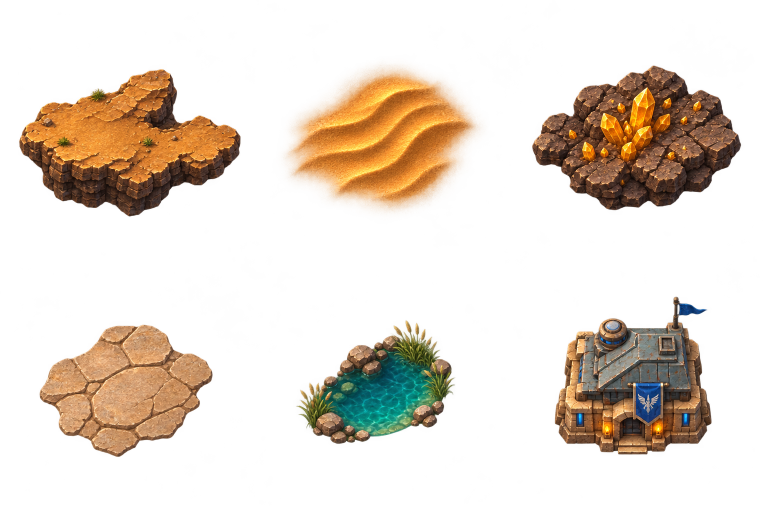
#> input picture assets/source_inputs/rts/desert_proof/terrain_kit.png, 1536 x 1024 px (shown at 1/2 size); its folder holds 4 pictures in this run
$ python make_rts_desert_proof.py
#> lines starting #> are read from the running program, lines starting #| are printed output that depends on the picture
### tools/python/smooth_texture.py
"""Process an AI-generated texture the high-resolution way, for comparison with pixel_snap.py.

This is the procedure Antigravity used for the ChatGPT cobbles and the sandstone on the Trellis boulders
(build_chatgpt_cobble.py, build_chatgpt_sandstone.py), generalised to every texture role:
  1. resize to 1024 on the long side (Lanczos), keeping the aspect ratio,
  2. make it tile with a narrow cosine cross-fade on both axes (albedo and height share the same cut),
  3. derive a normal map from the height image (macro relief) plus high-passed luminance (micro grit),
     and for the cobbles and boulders an ORM map (cavity AO, roughness, rim),
  4. write to assets/textures/pixel_ab/<set>/ (default hr) with a manifest in metres.
The A/B scene shows these sets with key 5: the scene's own shaders with smooth (linear, mipmapped)
filtering, the same surfaces, and by default the same metres as the pixel_snap version of the same
image, so the procedure is the only difference.

  C:/Python312/python.exe tools/python/smooth_texture.py cobble path/to/gpt_cobble.png --height path/to/gpt_cobble_height.png --set hr_gpt
  C:/Python312/python.exe tools/python/smooth_texture.py strata path/to/gpt_strata.png --metres 2 1
"""
import argparse
import json
import sys
from datetime import datetime, timezone
from pathlib import Path

import cv2
import numpy as np
from PIL import Image

sys.path.insert(0, str(Path(__file__).resolve().parent))
from pixel_snap import IMPORT_STUB, ROLES, SETS, seam_ratio  # noqa: E402

PREVIEWS = Path(__file__).resolve().parents[2] / "tmp" / "smooth_texture"
LONG_SIDE = 1024
# Relief depth in metres for the height image and the luminance grit (Antigravity's values).
MACRO_DEPTH, MICRO_DEPTH = 0.030, 0.008


def cosine_wrap(arrays: list, margin: int, axis: int) -> list:
    """Cross-fade the last `margin` rows (axis 0) or columns (axis 1) into the first, so the image tiles."""
    out = []
    for a in arrays:
        a = np.moveaxis(a, axis, 0)
        n = a.shape[0]
        t = 0.5 - 0.5 * np.cos(np.pi * np.linspace(0.0, 1.0, margin, dtype=np.float32))
        t = t.reshape((margin,) + (1,) * (a.ndim - 1))
        seam = a[n - margin:] * (1.0 - t) + a[:margin] * t
        tiled = np.concatenate([seam, a[margin:n - margin]], axis=0)
        size = (a.shape[1], n)  # cv2 takes (width, height)
        tiled = cv2.resize(tiled, size, interpolation=cv2.INTER_LANCZOS4)
        out.append(np.moveaxis(tiled, 0, axis))
    return out


# [100 lines left out: functions pixel_metres, save_png, main, not called in this run]


# [2 lines that do not run on import are left out]

### tools/python/rts_palette.py
"""Extract the RTS desert palette from the Mission 1 reference image.

    C:/Python312/python.exe tools/python/rts_palette.py [--colors 48]

Clusters the reference's colours (k-means in Lab, frame trimmed off) into a fixed palette and
writes, to assets/textures/rts/:
  palette_desert.json   the colours as hex, darkest first (tools read this)
  palette_desert.png    swatches, 12 per row, for people
and render_captures/rts_style/reference_palette_check.png: the reference redrawn with only these
colours, to confirm the palette is enough.
Also prints the measured sand, crest, trough, road and rock colours used by the style test.
"""
from pathlib import Path
import argparse
import json

import cv2
import numpy as np
from PIL import Image

ROOT = Path(__file__).resolve().parents[2]
REF = ROOT / "docs" / "references" / "rts_mission1_desert_red.webp"
OUT_DIR = ROOT / "assets" / "textures" / "rts"
CHECK_DIR = ROOT / "render_captures" / "rts_style"
TRIM = 10  # the gold frame and corner logo


def to_lab(rgb: np.ndarray) -> np.ndarray:
    return cv2.cvtColor(rgb.reshape(-1, 1, 3).astype(np.uint8), cv2.COLOR_RGB2LAB).reshape(-1, 3).astype(np.float32)


def map_to_palette(rgb: np.ndarray, palette: np.ndarray) -> np.ndarray:
    """Nearest palette colour (in Lab) for every pixel of an HxWx3 uint8 image."""
    lab = to_lab(rgb)
    pal_lab = to_lab(palette)
    idx = np.empty(len(lab), np.int32)
    for start in range(0, len(lab), 200_000):
        chunk = lab[start:start + 200_000]
        idx[start:start + 200_000] = np.argmin(((chunk[:, None, :] - pal_lab[None]) ** 2).sum(-1), axis=1)
    return palette[idx].reshape(rgb.shape)


def load_palette() -> np.ndarray:
    data = json.loads((OUT_DIR / "palette_desert.json").read_text())
    return np.array([[int(h[i:i + 2], 16) for i in (1, 3, 5)] for h in data["colors"]], np.uint8)


# [48 lines left out: function main, not called in this run]


# [2 lines that do not run on import are left out]

### tools/python/make_rts_desert_proof.py
"""Extract the reusable painted modules and their pixel treatments from the source sheets."""
from pathlib import Path

import cv2
import numpy as np
from PIL import Image, ImageColor, ImageFilter

import rts_palette
from smooth_texture import cosine_wrap

ROOT = Path(__file__).resolve().parents[2]
SRC = ROOT / "assets/source_inputs/rts/desert_proof"
OUT = ROOT / "assets/textures/rts/desert_proof"
SAND = "bc804a cd9457 d9a365 e6b77a f1cd91"
STONE = "684532 8a6143 ab805b be9872 d3af88 e9c5a0"
ROCK = "35292a 493333 5e4236 77513b 94643e b4814c ca9a60 edb877"
AMBER = "af6519 de8c24 f4b541 ffdf84"
WATER = "183d46 1b5a63 247e84 3b9a96 6cb5a1 575130 73703d 979450"
BLUE = "273847 405867 627987 9cb5b8 28568a 427ab4"


def seam(image, y_axis=True):
    pixels = np.asarray(image, dtype=np.float32)
    mixed = cosine_wrap([pixels], 25, 1)
    if y_axis:
        mixed = cosine_wrap(mixed, 25, 0)
    return Image.fromarray(np.clip(mixed[0], 0, 255).astype(np.uint8))


def pixel_art(image, size, palette, soft_alpha=False):
    small = image.resize(size, Image.Resampling.BOX)
    data = np.array(small)
    rgb = cv2.bilateralFilter(data[..., :3].copy(), 5, 17, 1.4)
    colors = np.array([ImageColor.getrgb("#" + hex_color) for hex_color in palette.split()], np.uint8)
    quantized = rts_palette.map_to_palette(rgb, colors)
    if data.shape[2] == 4:
        alpha = np.digitize(data[..., 3], [48, 128, 208]).astype(np.uint8) * 85 if soft_alpha else (
            (data[..., 3] >= 118).astype(np.uint8) * 255)
        quantized = np.dstack((quantized, alpha))
    return Image.fromarray(quantized)


def save_pair(name, image, pixel_size, palette, soft_alpha=False):
    hd_size = tuple(2 * side for side in pixel_size)
    image.resize(hd_size, Image.Resampling.LANCZOS).save(OUT / f"{name}_hd.png")
    pixel_art(image, pixel_size, palette, soft_alpha).save(OUT / f"{name}_pixel.png")


def extract(atlas, index):
    column, row = index % 3, index // 3
    cell = atlas.crop((column * 512, row * 512, (column + 1) * 512, (row + 1) * 512))
    alpha = cell.getchannel("A")
    box = alpha.point(lambda v: 255 if v >= 25 else 0).getbbox()
    bounds = tuple(max(0, x - 3) if i < 2 else min(512, x + 3) for i, x in enumerate(box))
    image = cell.crop(bounds)
    alpha = image.getchannel("A").point(lambda v: 0 if v < 9 else v)
    image.putalpha(alpha)
    return image


def paving_texture(atlas):
    stone = atlas.crop((146, 734, 358, 833)).convert("RGB").resize((244, 144), Image.Resampling.LANCZOS)
    stone = seam(stone, y_axis=False).convert("RGBA")
    y, x = np.mgrid[0:144, 0:244].astype(np.float32)
    nibble = 2.5 * np.sin(x * 2.0 * np.pi / 61.0) + 1.5 * np.sin(x * 2.0 * np.pi / 12.2)
    edge = np.minimum(y + nibble, 143.0 - y - nibble)
    stone.putalpha(Image.fromarray((np.clip(edge / 10.0, 0, 1) * 255).astype(np.uint8)))
    return stone


def shadow_textures():
    for suffix, size in [("hd", 256), ("pixel", 96)]:
        y, x = np.mgrid[0:size, 0:size].astype(np.float32)
        distance = np.hypot(x + 0.5 - size * 0.5, y + 0.5 - size * 0.5) / (size * 0.5)
        t = np.clip((distance - 0.22) / 0.78, 0, 1)
        opacity = 1.0 - t * t * (3.0 - 2.0 * t)
        if suffix == "pixel":
            opacity = np.rint(opacity * 4) / 4
        rgba = np.zeros((size, size, 4), dtype=np.uint8)
        rgba[..., :3] = (78, 48, 45)
        rgba[..., 3] = np.rint(opacity * 255).astype(np.uint8)
        Image.fromarray(rgba).save(OUT / f"shadow_{suffix}.png")


def main():
    OUT.mkdir(parents=True, exist_ok=True)
    atlas = Image.open(SRC / "terrain_kit.png").convert("RGBA")
#> atlas is the input picture: PIL image 1536x1024 RGBA; mean R, G, B, A 83.4, 59.1, 34.5, 62.8
    sand = Image.open(SRC / "sand.png").convert("RGB").resize((576, 576), Image.Resampling.LANCZOS)
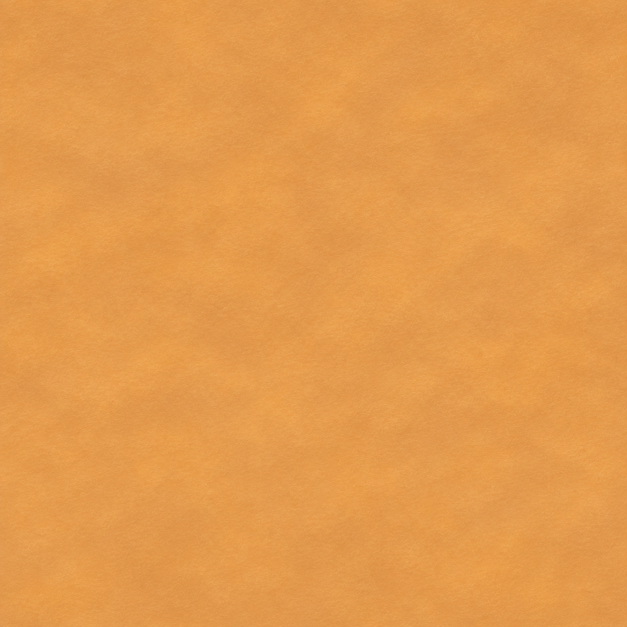
#> input picture assets/source_inputs/rts/desert_proof/sand.png, 1254 x 1254 px (shown at 1/2 size)
    sand = seam(sand)
#> the loop in cosine_wrap, `for a in arrays:` made 1 pass
#> (n, size) on pass 1: (576, (576, 576))
#> after the loop in cosine_wrap, `for a in arrays:`: out = 1 item
#> the loop in cosine_wrap (call 2), `for a in arrays:` made 1 pass
    sand.filter(ImageFilter.GaussianBlur(0.35)).save(OUT / "sand_hd.png")
    pixel_art(sand.filter(ImageFilter.GaussianBlur(8.0)), (288, 288), SAND).save(OUT / "sand_pixel.png")
#> in pixel_art, `colors = np.array([ImageColor.getrgb("#" + hex_color) for hex_color in..`: colors = [[188, 128, 74], [205, 148, 87], [217, 163, 101], [230, 183, 122], [241, 205, 145]]
#> in map_to_palette, `pal_lab = to_lab(palette)`: pal_lab = [[150, 146, 166], [168, 143, 168], [181, 141, 168], [197, 137, 165], [215, 133, 163]]
#> the loop in map_to_palette, `for start in range(0, len(lab), 200_000):` made 1 pass
    art = [
        ("cliff", (292, 187), ROCK, False),
        ("dune", (194, 146), SAND, True),
        ("crystal", (128, 89), ROCK + " " + AMBER, False),
        ("flagstones", (145, 110), STONE, False),
        ("oasis", (99, 77), WATER + " " + ROCK, False),
        ("outpost", (101, 102), BLUE + " " + ROCK + " " + STONE, False),
    ]
    for index, (name, size, palette, soft_alpha) in enumerate(art):
        image = extract(atlas, index)
        if name == "dune":
            y, x = np.mgrid[0:image.height, 0:image.width].astype(np.float32)
            d = np.hypot((x / image.width - 0.5) * 2.0, (y / image.height - 0.5) * 2.0)
            rgba = np.array(image)
            fade = np.clip((1.0 - d) / 0.29, 0, 1)
            rgba[..., 3] = np.rint(rgba[..., 3] * fade).astype(np.uint8)
            image = Image.fromarray(rgba)
        save_pair(name, image, size, palette, soft_alpha)
#> this loop made 6 passes
#> (box in extract, bounds in extract) on passes 1 to 6: ((38, 138, 481, 433), (35, 135, 484, 436)), ((55, 130, 448, 425), (52, 127, 451, 428)), ((40, 131, 459, 421), (37, 128, 462, 424)), ((79, 137, 426, 402), (76, 134, 429, 405)), ((80, 128, 399, 376), (77, 125, 402, 379)), ((85, 81, 400, 398), (82, 78, 403, 401))
#> pass 1, in extract, `alpha = image.getchannel("A").point(lambda v: 0 if v < 9 else v)`:
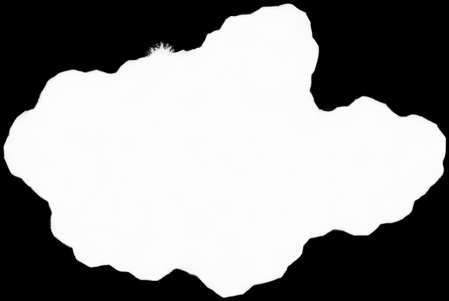
#> alpha: PIL image 449x301 L; min 0, max 254, mean 146.3
#> after the loop:
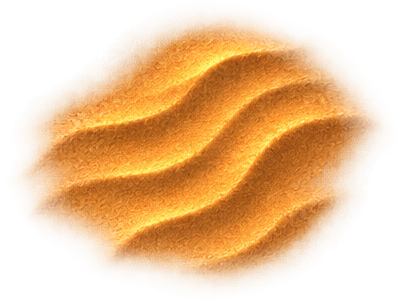
#> rgba: shape (301, 399, 4); mean R, G, B, A 194.8, 123.3, 48.5, 120.3; transparent parts drawn white
    save_pair("paving", paving_texture(atlas), (122, 72), STONE, True)
#> the loop in cosine_wrap (call 3), `for a in arrays:` made 1 pass
#> (n, size) on pass 1: (244, (144, 244))
#> pass 1, in cosine_wrap (call 3), `a = np.moveaxis(a, axis, 0)`:
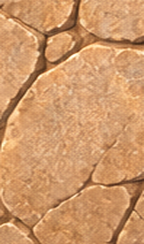
#> a: shape (244, 144, 3) float32; mean of channels 0, 1, 2 205.6, 151.6, 105.3; drawn as R, G, B
#> pass 1, in cosine_wrap (call 3), `tiled = np.concatenate([seam, a[margin:n - margin]], axis=0)`:
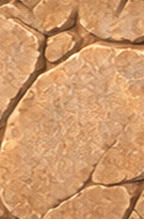
#> tiled: shape (219, 144, 3) float32; mean of channels 0, 1, 2 205.9, 152, 105.8; drawn as R, G, B
#> in pixel_art (call 8), `rgb = cv2.bilateralFilter(data[..., :3].copy(), 5, 17, 1.4)`:
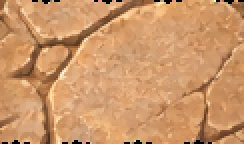
#> rgb: shape (72, 122, 3) (shown 2 times larger); mean R, G, B 203.6, 150.3, 104.7
#> in pixel_art (call 8), `colors = np.array([ImageColor.getrgb("#" + hex_color) for hex_color in..`: colors = [[104, 69, 50], [138, 97, 67], [171, 128, 91], [190, 152, 114], [211, 175, 136], [233, 197, 160]]
#> in pixel_art (call 8), `quantized = np.dstack((quantized, alpha))`:
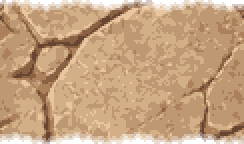
#> quantized: shape (72, 122, 4) (shown 2 times larger); mean R, G, B, A 192.2, 154.6, 117.4, 235.5; transparent parts drawn white
#> (the run stopped early here; a loop or call above may not have finished)
